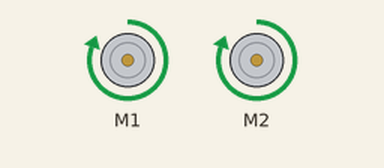
The program below on a simulated BBC micro:bit (MakeCode). Shown: 2 × DC motor (green arrow = forward, orange = backward, longer = faster).

Above: at 0.5 s.
At 1.5 s:
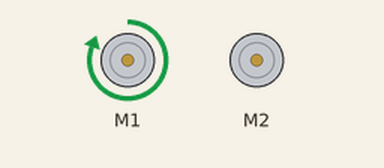
At 2.5 s:
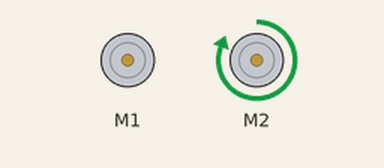
At 4.5 s:
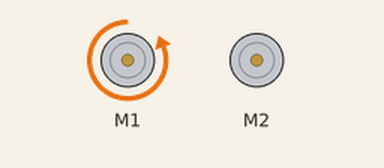
Timing chart, 0 to 6.5 s (numbered marks = the images above):
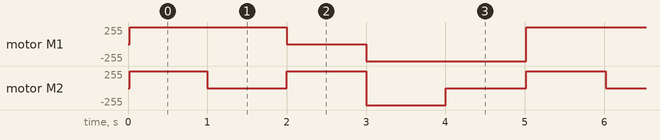

The program:

main.ts
```typescript
basic.forever(function on_forever() {
    maqueen.motorRun(maqueen.Motors.All, maqueen.Dir.CW, 255)
    basic.pause(1000)
    maqueen.motorRun(maqueen.Motors.M1, maqueen.Dir.CW, 255)
    maqueen.motorRun(maqueen.Motors.M2, maqueen.Dir.CW, 0)
    basic.pause(1000)
    maqueen.motorRun(maqueen.Motors.M1, maqueen.Dir.CW, 0)
    maqueen.motorRun(maqueen.Motors.M2, maqueen.Dir.CW, 255)
    basic.pause(1000)
    maqueen.motorRun(maqueen.Motors.All, maqueen.Dir.CCW, 255)
    basic.pause(1000)
    maqueen.motorRun(maqueen.Motors.M1, maqueen.Dir.CCW, 255)
    maqueen.motorRun(maqueen.Motors.M2, maqueen.Dir.CCW, 0)
    basic.pause(1000)
})
```

test.ts
```typescript
// testes vão aqui; isto não será compilado quando este pacote for usado como uma extensão.
```

Measured:
- by itself, motor M1: repeats every 5.0 s: stopped 1.0 s, backward 255/255 2.0 s, forward 255/255 2.0 s
- by itself, motor M2: repeats every 5.0 s: stopped 1.0 s, forward 255/255 1.0 s, backward 255/255 1.0 s, stopped 1.0 s, forward 255/255 1.0 s
